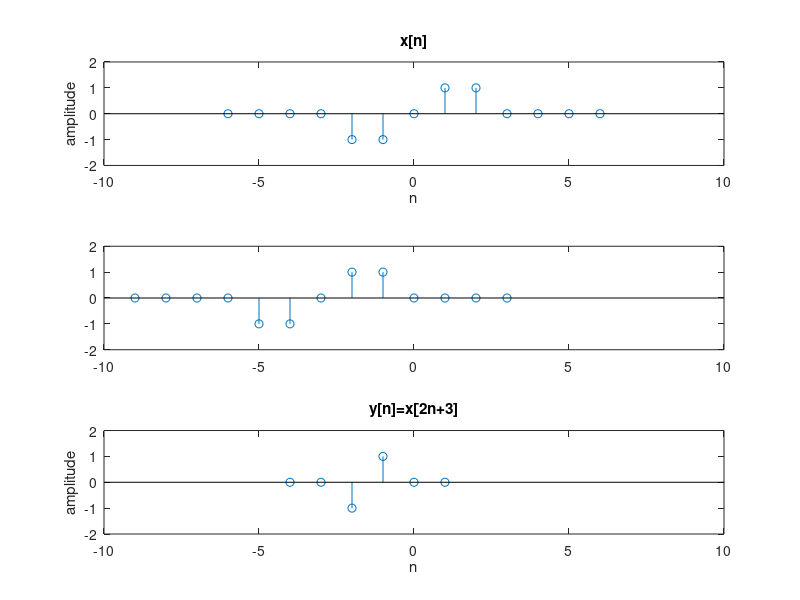

MATLAB code to generate this figure:
clc;
close all;

%orginal signal
n=-6:6;
y=[0 0 0 0 -1 -1 0 1 1 0 0 0 0];
subplot(3,1,1);
stem(n,y);
axis([-10 10 -2 2]);
xlabel('n');
ylabel('amplitude');
title('x[n]');

%shifting the given signal
n1=n-3;
subplot(3,1,2);
stem(n1,y);
axis([-10 10 -2 2]);


value=2;

temp=1;
for i=1:length(n1)
    if(rem(n1(i),value)== 0)
        x1(temp)=n1(i)./ value;
        y1(temp)=y(i);
        temp=temp+1;
    end

end

%final signal
subplot(3,1,3);
stem(x1,y1);
axis([-10 10 -2 2]);
xlabel('n');
ylabel('amplitude');
title('y[n]=x[2n+3]');